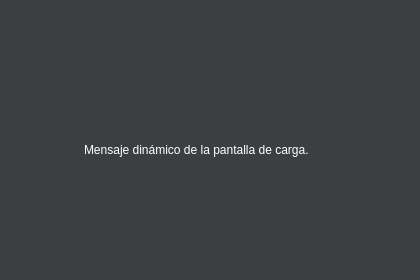
<?xml version="1.0" encoding="UTF-8"?>
<ui version="4.0">
 <class>Form</class>
 <widget class="QWidget" name="Form">
  <property name="geometry">
   <rect>
    <x>0</x>
    <y>0</y>
    <width>420</width>
    <height>280</height>
   </rect>
  </property>
  <property name="minimumSize">
   <size>
    <width>420</width>
    <height>280</height>
   </size>
  </property>
  <property name="maximumSize">
   <size>
    <width>420</width>
    <height>280</height>
   </size>
  </property>
  <property name="windowTitle">
   <string>Form</string>
  </property>
  <property name="styleSheet">
   <string notr="true">*{
	padding:0px;
	margin:0px;
	border: none;
	font: 57 8pt &quot;Inter Medium&quot;;
	background: rgb(60, 63, 65);
	color: rgb(255, 255, 255);
	border-radius: 2px;
}</string>
  </property>
  <layout class="QVBoxLayout" name="verticalLayout">
   <property name="spacing">
    <number>0</number>
   </property>
   <property name="leftMargin">
    <number>0</number>
   </property>
   <property name="topMargin">
    <number>0</number>
   </property>
   <property name="rightMargin">
    <number>0</number>
   </property>
   <property name="bottomMargin">
    <number>0</number>
   </property>
   <item>
    <widget class="QFrame" name="container">
     <property name="frameShape">
      <enum>QFrame::StyledPanel</enum>
     </property>
     <property name="frameShadow">
      <enum>QFrame::Raised</enum>
     </property>
     <layout class="QHBoxLayout" name="horizontalLayout_2">
      <item>
       <spacer name="horizontalSpacer">
        <property name="orientation">
         <enum>Qt::Horizontal</enum>
        </property>
        <property name="sizeHint" stdset="0">
         <size>
          <width>126</width>
          <height>20</height>
         </size>
        </property>
       </spacer>
      </item>
      <item>
       <widget class="QFrame" name="center_container">
        <property name="frameShape">
         <enum>QFrame::StyledPanel</enum>
        </property>
        <property name="frameShadow">
         <enum>QFrame::Raised</enum>
        </property>
        <layout class="QVBoxLayout" name="verticalLayout_2">
         <item>
          <spacer name="verticalSpacer">
           <property name="orientation">
            <enum>Qt::Vertical</enum>
           </property>
           <property name="sizeHint" stdset="0">
            <size>
             <width>20</width>
             <height>125</height>
            </size>
           </property>
          </spacer>
         </item>
         <item>
          <widget class="QLabel" name="icon_gsd">
           <property name="text">
            <string/>
           </property>
           <property name="pixmap">
            <pixmap>../img/logo_4.png</pixmap>
           </property>
           <property name="scaledContents">
            <bool>false</bool>
           </property>
           <property name="alignment">
            <set>Qt::AlignCenter</set>
           </property>
          </widget>
         </item>
         <item>
          <widget class="QFrame" name="container_mess_gif">
           <property name="frameShape">
            <enum>QFrame::StyledPanel</enum>
           </property>
           <property name="frameShadow">
            <enum>QFrame::Raised</enum>
           </property>
           <layout class="QHBoxLayout" name="horizontalLayout">
            <item>
             <spacer name="horizontalSpacer_3">
              <property name="orientation">
               <enum>Qt::Horizontal</enum>
              </property>
              <property name="sizeHint" stdset="0">
               <size>
                <width>40</width>
                <height>20</height>
               </size>
              </property>
             </spacer>
            </item>
            <item>
             <widget class="QLabel" name="load_mess">
              <property name="text">
               <string>Mensaje dinámico de la pantalla de carga.</string>
              </property>
             </widget>
            </item>
            <item>
             <widget class="QLabel" name="preloader">
              <property name="minimumSize">
               <size>
                <width>20</width>
                <height>20</height>
               </size>
              </property>
              <property name="maximumSize">
               <size>
                <width>20</width>
                <height>20</height>
               </size>
              </property>
              <property name="text">
               <string/>
              </property>
             </widget>
            </item>
            <item>
             <spacer name="horizontalSpacer_4">
              <property name="orientation">
               <enum>Qt::Horizontal</enum>
              </property>
              <property name="sizeHint" stdset="0">
               <size>
                <width>40</width>
                <height>20</height>
               </size>
              </property>
             </spacer>
            </item>
           </layout>
          </widget>
         </item>
         <item>
          <spacer name="verticalSpacer_2">
           <property name="orientation">
            <enum>Qt::Vertical</enum>
           </property>
           <property name="sizeHint" stdset="0">
            <size>
             <width>20</width>
             <height>124</height>
            </size>
           </property>
          </spacer>
         </item>
        </layout>
       </widget>
      </item>
      <item>
       <spacer name="horizontalSpacer_2">
        <property name="orientation">
         <enum>Qt::Horizontal</enum>
        </property>
        <property name="sizeHint" stdset="0">
         <size>
          <width>126</width>
          <height>20</height>
         </size>
        </property>
       </spacer>
      </item>
     </layout>
    </widget>
   </item>
  </layout>
 </widget>
 <resources/>
 <connections/>
</ui>
